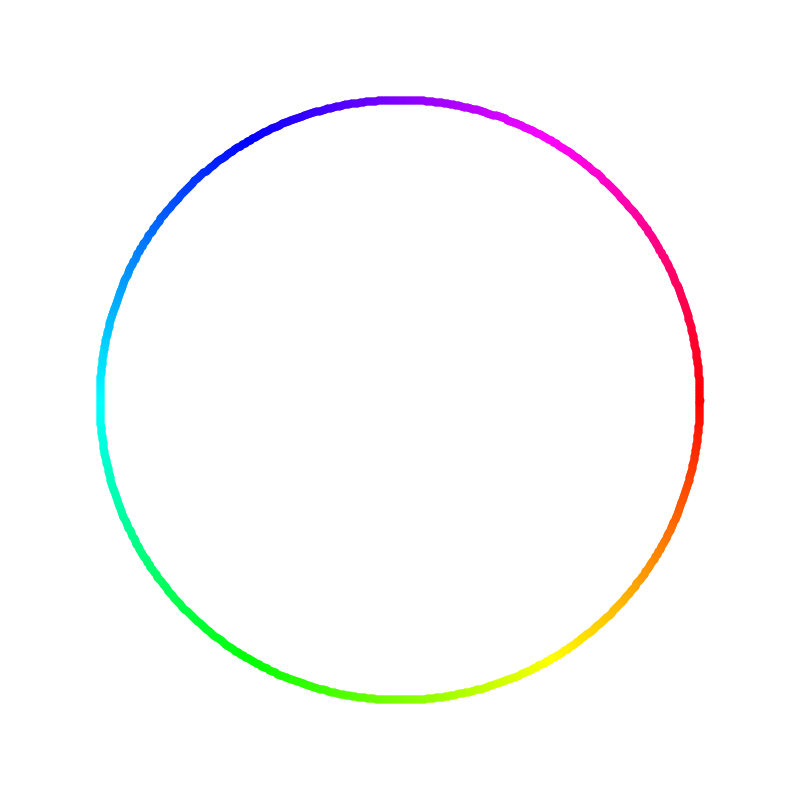
Frame 1 (no input)
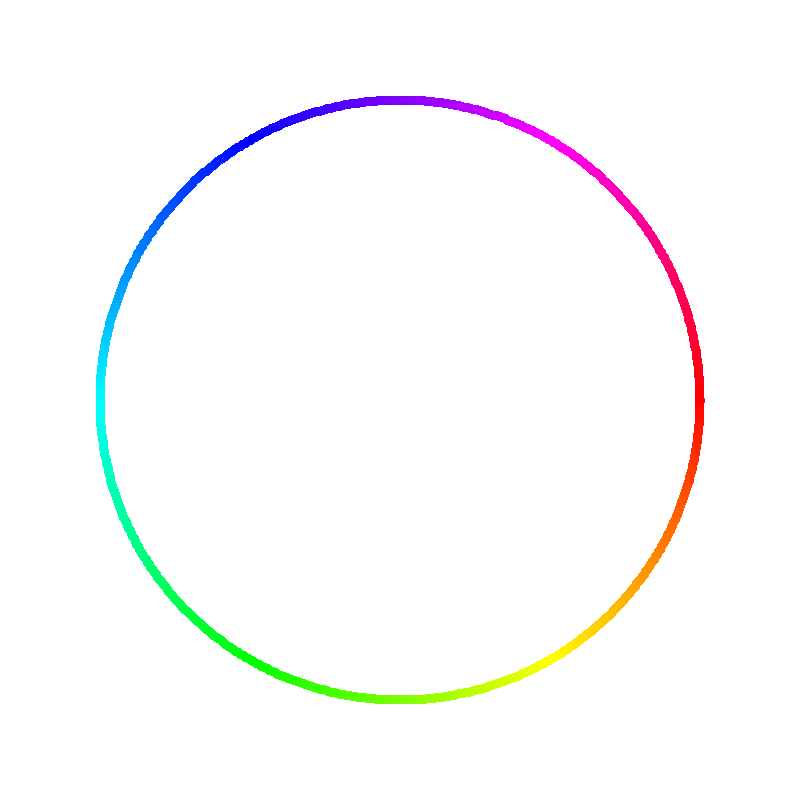
Frame 60 (the mouse pressed at the canvas centre just before this capture)
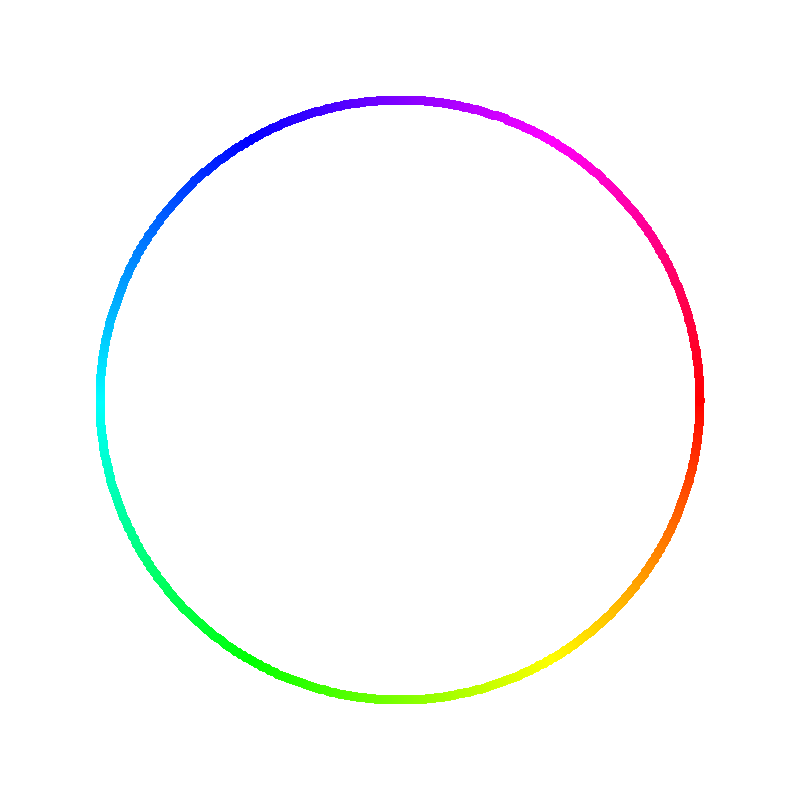
Frame 120 (the mouse held since frame 60 and released just before this capture)

The Processing sketch that drew these frames (run headless with seeded random() and noise(); from frame 60 on, the mouse is pressed at the canvas centre):

// Processing sketch: gradient04
// ── gradient04.pde
void setup(){
  size(800,800);
  background(255);
  colorMode(HSB, 255);
  strokeWeight(8);
  noFill();
}

void draw(){
  float angleStep = 0.01;
  float radius = 300;
  for(float angle=0.0; angle<=TWO_PI; angle+=angleStep){
    
    float x = width/2 + radius*cos(angle);
    float y = height/2 + radius*sin(angle);
    
    float nextX = width/2 + radius*cos(angle+angleStep);
    float nextY = height/2 + radius*sin(angle+angleStep);
    
    stroke(angle/TWO_PI*255.0, 255, 255);
    line(x, y, nextX, nextY); 
  }
}
